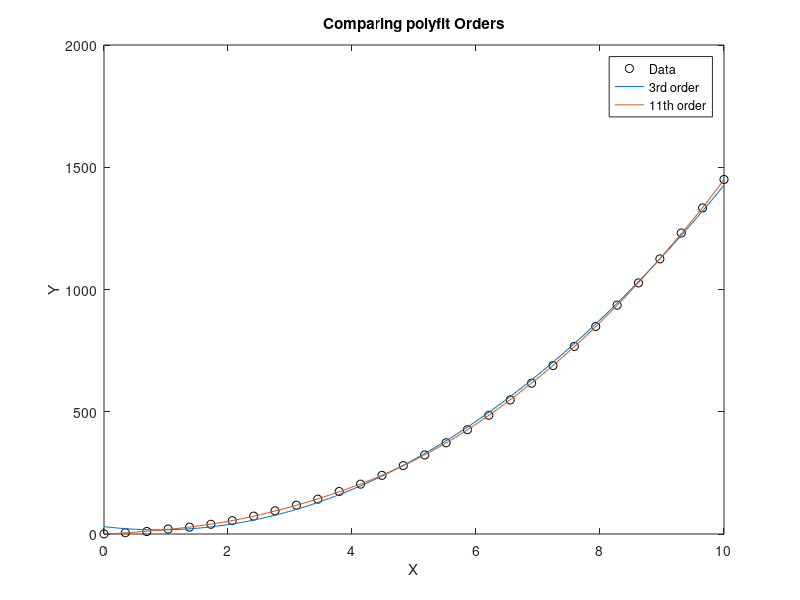

Reproduce this figure in MATLAB.
% Noisy data
x = [0.0000    0.3448    0.6897    1.0345    1.3793    1.7241    2.0689    2.4138    2.7586    3.1034    3.4483    3.7931    4.1379    4.4828    4.8276    5.1724    5.5172    5.8621    6.2069    6.5517    6.8966    7.2414    7.5862    7.9310    8.2759    8.6207    8.9655    9.3103    9.6552   10.0000];
y = [0.2483    5.0945   10.2609   20.3725   28.1093   39.7047   54.5860   73.1416   94.8425  117.8453  142.4575  173.8946  203.8814  239.8465  279.7625  323.4010  373.1026  426.5237  485.7521  548.3794  617.0488  689.0635  767.2502  848.7071  936.0218 1026.8744 1125.2101 1231.0143 1333.8923 1450.0235];
plot(x, y, 'ko')
hold on

x_plt = linspace(min(x), max(x)); % higher resolution than x

% Quadratic fit
p_quad = polyfit(x, y, 2);
plot(x_plt, polyval(p_quad, x_plt))

% 11th order fit
p_11th = polyfit(x, y, 11);
plot(x_plt, polyval(p_11th, x_plt));

% Format plot
hold off
xlabel('X')
ylabel('Y')
legend('Data', '3rd order', '11th order')
title('Comparing polyfit Orders')
